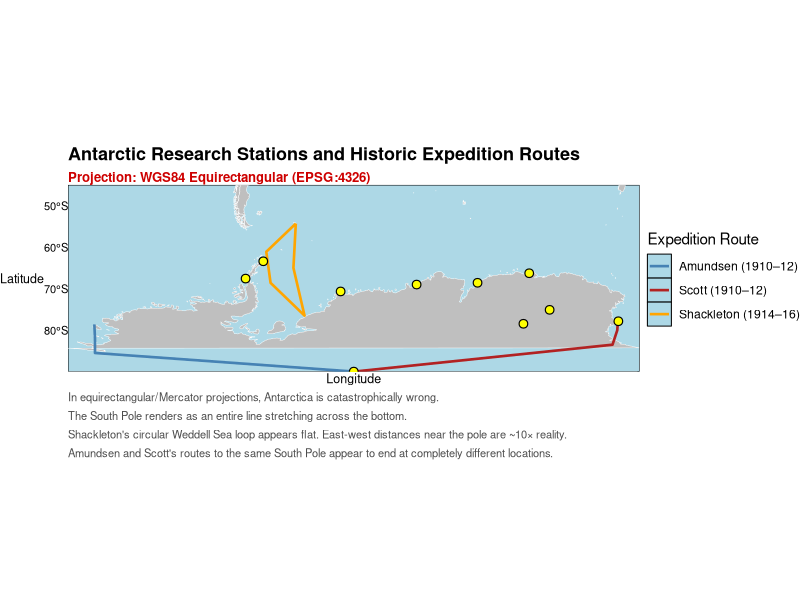
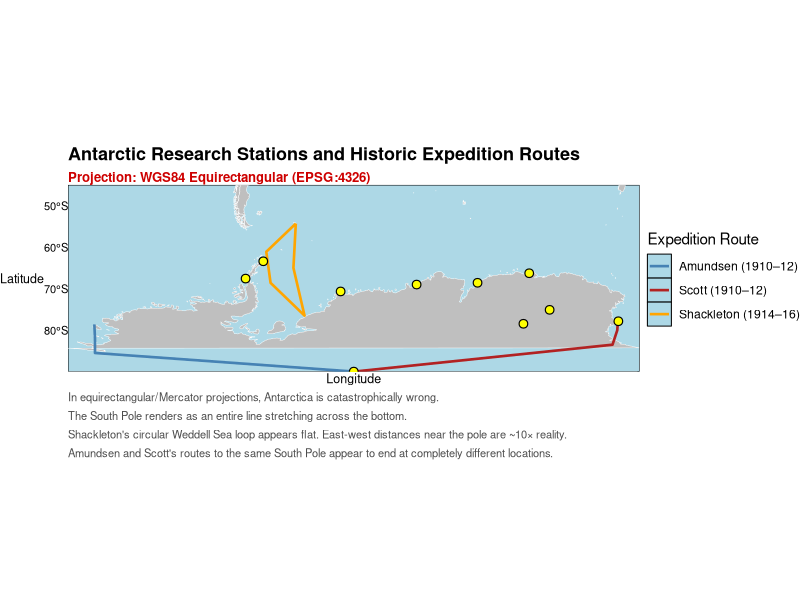

Recreate these plots in R, in order.
# ==============================================================================
# bad_projection.R
# Map 2: Projection as a Design Choice
#
# THE WRONG MAP: Antarctica in WGS84 Equirectangular (EPSG:4326)
# "What Every Atlas Gets Wrong About the Bottom of the World"
#
# This is the BAD version — intentionally showing how a default projection
# mangles Antarctica into a meaningless horizontal strip. The South Pole,
# a single geographic point, becomes an entire LINE across the bottom.
# Shackleton's circular Weddell Sea route looks like a flat squiggle.
# All polar distances are fiction.
# ==============================================================================

library(sf)
library(ggplot2)
library(rnaturalearth)
library(rnaturalearthdata)
library(dplyr)

# ------------------------------------------------------------------------------
# Data: World Countries
# ------------------------------------------------------------------------------
world <- ne_countries(scale = "medium", returnclass = "sf") |>
  st_make_valid()

# ------------------------------------------------------------------------------
# Data: Antarctic Research Stations (10 major year-round stations)
# Coordinates in WGS84 (lon, lat)
# ------------------------------------------------------------------------------
stations <- data.frame(
  name    = c("McMurdo (USA)", "South Pole (USA)", "Vostok (Russia)",
              "Concordia (Fr/It)", "Rothera (UK)", "Casey (Australia)",
              "Davis (Australia)", "Syowa (Japan)", "Neumayer III (Germany)",
              "Esperanza (Argentina)"),
  lon     = c(166.67,   0.00, 106.87, 123.38, -68.13, 110.52,
               77.97,  39.59,  -8.27, -57.00),
  lat     = c(-77.85, -89.99, -78.46, -75.10, -67.57, -66.28,
              -68.58, -69.01, -70.67, -63.40),
  stringsAsFactors = FALSE
)
stations_sf <- st_as_sf(stations, coords = c("lon", "lat"), crs = 4326)

# ------------------------------------------------------------------------------
# Data: Historic Expedition Routes (simplified key waypoints)
# ------------------------------------------------------------------------------

# Shackleton's Endurance Expedition (1914–1916)
# South Georgia → Weddell Sea (ship trapped) → ship sank → Elephant Island → South Georgia
shackleton_pts <- matrix(c(
  -36.5, -54.3,   # South Georgia — departure Nov 1914
  -38.0, -65.0,   # Entering Weddell Sea pack ice
  -31.0, -76.5,   # Endurance beset in ice — Jan 1915
  -52.4, -68.6,   # Endurance sinks — Nov 21, 1915
  -55.1, -61.1,   # Elephant Island — survival camp Apr 1916
  -36.5, -54.3    # South Georgia — rescue Aug 1916
), ncol = 2, byrow = TRUE)

# Amundsen's South Pole Expedition (1910–1912)
# Bay of Whales → Ross Ice Shelf → Polar Plateau → South Pole
amundsen_pts <- matrix(c(
  -163.4, -78.6,   # Bay of Whales / Framheim base
  -163.0, -82.0,   # Southern Ross Ice Shelf
  -163.0, -85.5,   # Axel Heiberg Glacier ascent
    0.0,  -89.99   # South Pole — Dec 14, 1911
), ncol = 2, byrow = TRUE)

# Scott's Terra Nova Expedition (1910–1913)
# Cape Evans → Ross Ice Shelf → Beardmore Glacier → South Pole
scott_pts <- matrix(c(
  166.4, -77.6,   # Cape Evans, Ross Island
  166.0, -80.0,   # Ross Ice Shelf
  163.0, -83.5,   # Beardmore Glacier
    0.0, -89.99   # South Pole — Jan 17, 1912
), ncol = 2, byrow = TRUE)

routes_sf <- st_sf(
  name = c("Shackleton (1914–16)", "Amundsen (1910–12)", "Scott (1910–12)"),
  geometry = st_sfc(
    st_linestring(shackleton_pts),
    st_linestring(amundsen_pts),
    st_linestring(scott_pts),
    crs = 4326
  )
)

# ------------------------------------------------------------------------------
# BAD MAP: WGS84 Equirectangular (EPSG:4326)
# Design sins: default gray theme, rainbow-adjacent colors, no story hierarchy,
# no annotation, confusing layout, latitude axis makes Antarctica look like
# a flat strip rather than a continent.
# ------------------------------------------------------------------------------

ggplot() +
  # Ocean: default light blue background (bad — blends with ice)
  geom_sf(data = world,
          fill    = "gray75",
          color   = "white",
          linewidth = 0.15) +

  # Expedition routes — inconsistent, hard to distinguish colors
  geom_sf(data = routes_sf,
          aes(color = name),
          linewidth = 0.9,
          linetype = "solid") +
  scale_color_manual(
    name   = "Expedition Route",
    values = c(
      "Shackleton (1914–16)" = "orange",
      "Amundsen (1910–12)"   = "steelblue",
      "Scott (1910–12)"      = "firebrick"
    )
  ) +

  # Stations — all same symbol, no country context
  geom_sf(data   = stations_sf,
          color  = "black",
          fill   = "yellow",
          shape  = 21,
          size   = 2.5,
          stroke = 0.6) +

  # BAD PROJECTION: treating latitude as linear — catastrophic at poles
  coord_sf(
    crs    = 4326,
    xlim   = c(-180, 180),
    ylim   = c(-90, -45),
    expand = FALSE
  ) +

  labs(
    title    = "Antarctic Research Stations and Historic Expedition Routes",
    subtitle = "Projection: WGS84 Equirectangular (EPSG:4326)",
    x        = "Longitude",
    y        = "Latitude",
    color    = "Expedition",
    caption  = paste0(
      "In equirectangular/Mercator projections, Antarctica is catastrophically wrong.\n",
      "The South Pole renders as an entire line stretching across the bottom.\n",
      "Shackleton's circular Weddell Sea loop appears flat. East-west distances near the pole are ~10× reality.\n",
      "Amundsen and Scott's routes to the same South Pole appear to end at completely different locations."
    )
  ) +

  # Bad design: default gray theme, cluttered, no visual hierarchy
  theme_gray(base_size = 11) +
  theme_void() +
  theme(
    panel.background  = element_rect(fill = "lightblue"),
    plot.title        = element_text(size = 13, face = "bold"),
    plot.subtitle     = element_text(size = 9.5, color = "red3", face = "bold"),
    plot.caption      = element_text(size = 8, color = "gray30", hjust = 0, lineheight = 1.4),
    legend.position   = "right",
    axis.title        = element_text(size = 9),
    axis.text         = element_text(size = 8)
  )

ggsave(
  filename = "output_bad_projection.png",
  width    = 12,
  height   = 7,
  dpi      = 200,
  bg       = "white"
)
